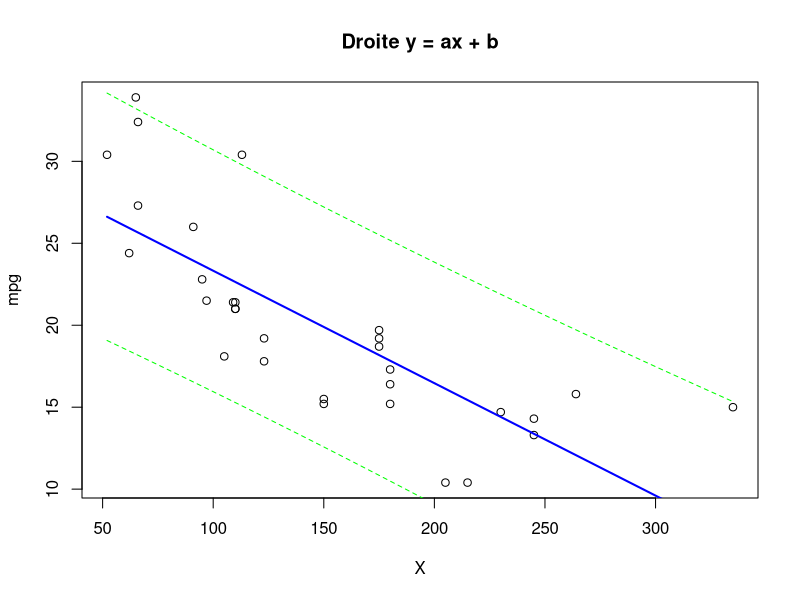
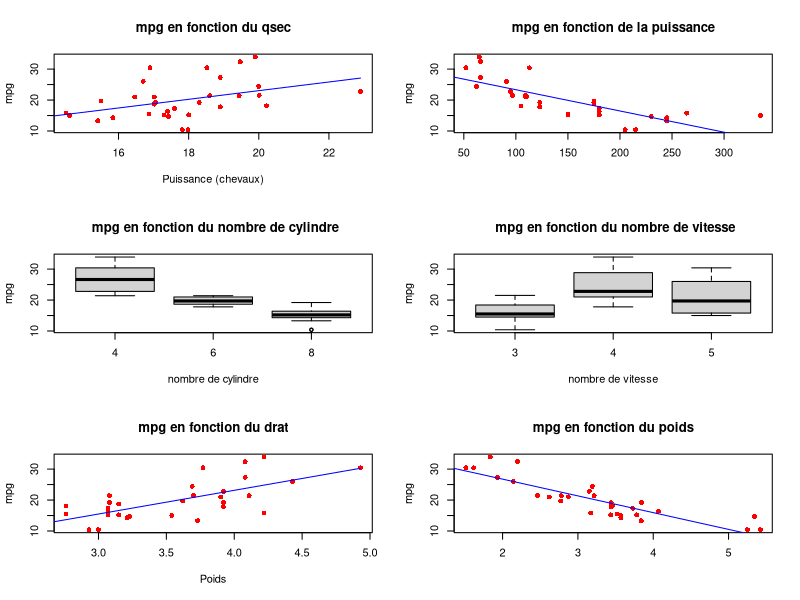
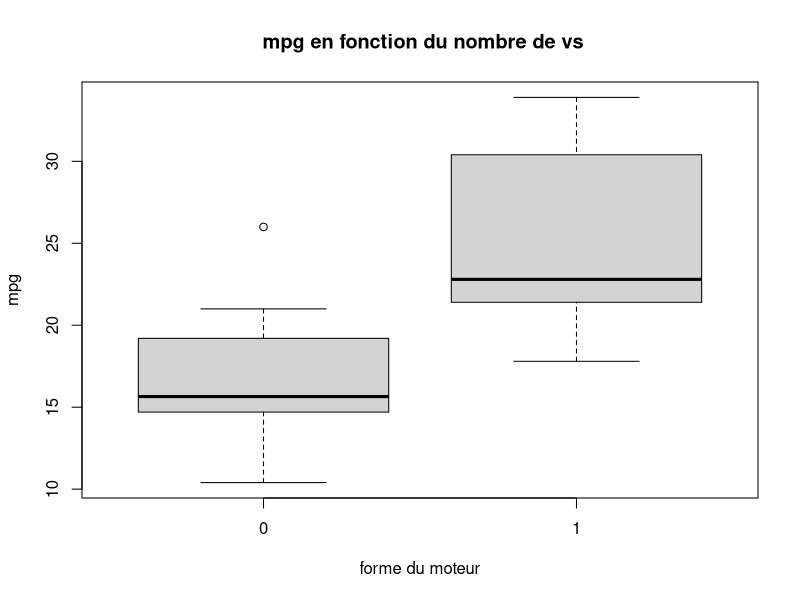
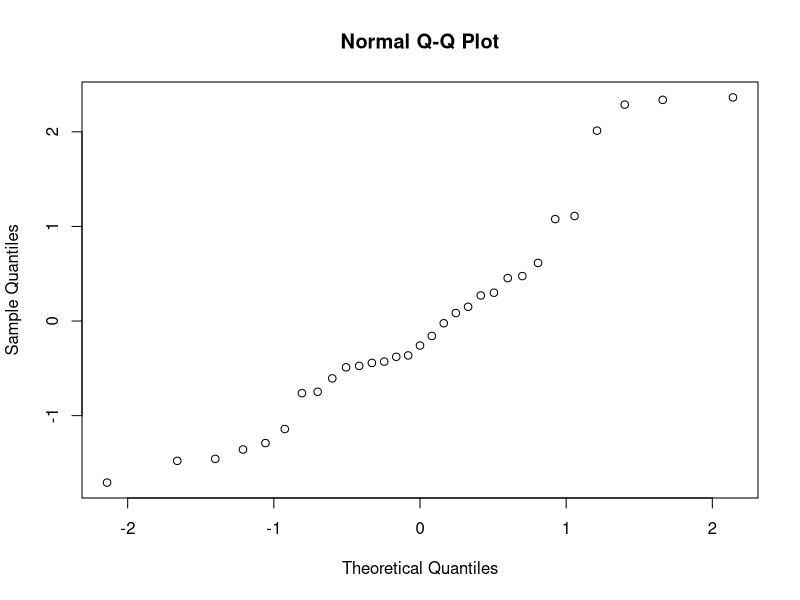
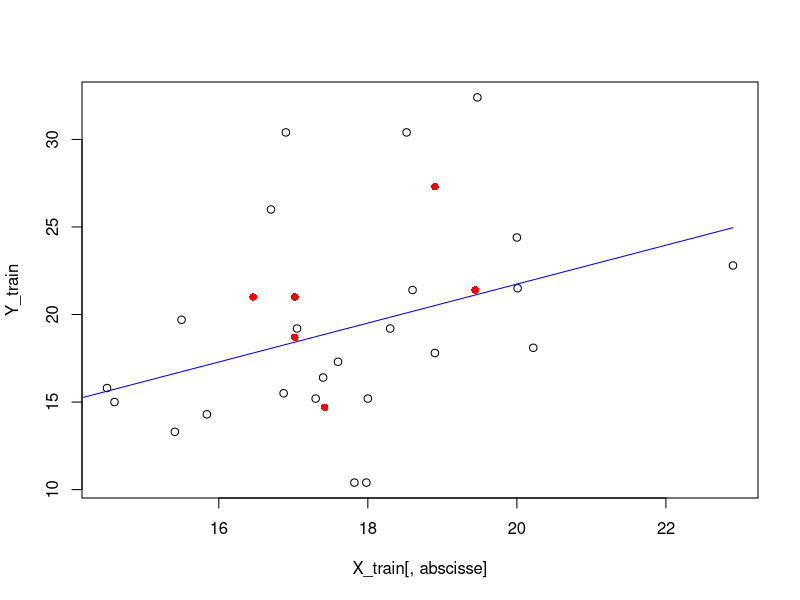
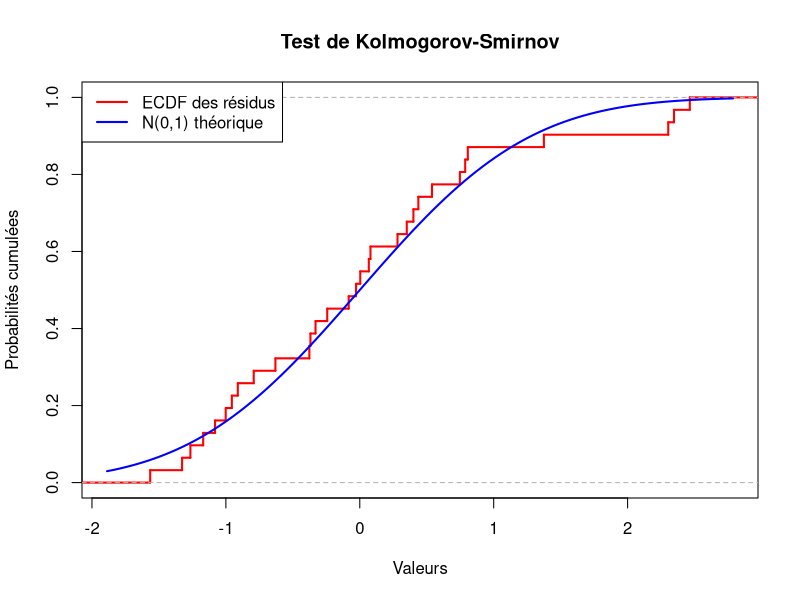
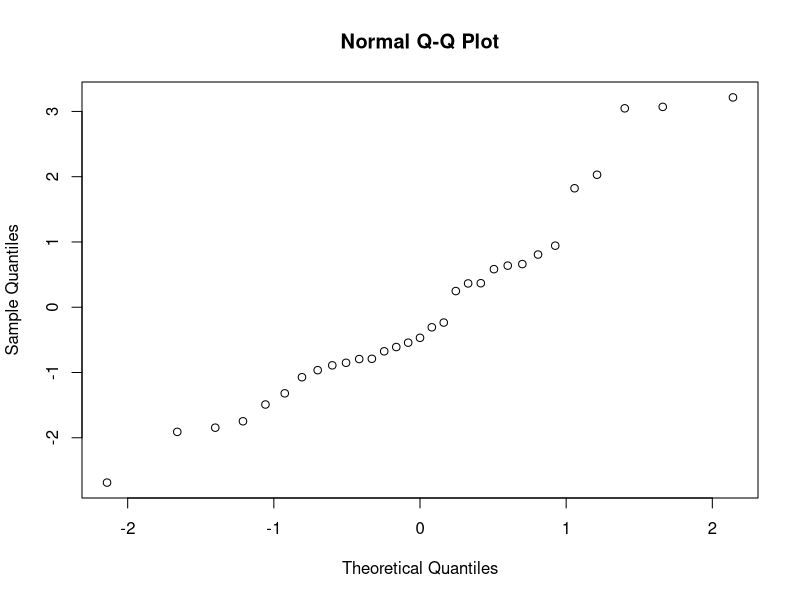

Recreate these plots in R, in order. (Note: this script raises an error after producing the figures.)

#Création de la base de donnée selon l'énoncé

A = mtcars
F1 = as.factor(A[, 8])
A[, 8] = F1
set.seed(3)
set.seed(3 * floor(100 * runif(1, 0, 3)))
set1 = sample(1:32, 1)
B = A[-set1, ]
Y = B[, 1]  #ordonnée mpg
u = 1:11
v = u[-c(1, 8, 9)]
set2 = c(8, sample(v, 6, replace = FALSE))
X = B[, set2]





#Création des deux fonction permettant de trouver les coéfficient de la régression linéaire (simple et multiple)
#Implémentation des formules du cours
LR_simple = function(X, Y) {
  n = length(X[, 1])
  Xn = sum(X) / n
  Yn = sum(Y) / n
  a = (sum(X * Y) - n * Xn * Yn) / sum((X - Xn)^2)
  b = Yn - a * Xn
  return (c(b, a))
}

LR_mat = function(X, Y) {
  #X * C = Y on cherche C =  (X'*X)-1 * X' * Y
  ordonnéeOrigine = rep(1, length(X[, 1]))
  X = cbind(ordonnéeOrigine, X)
  if(is.matrix(X)==FALSE || is.numeric(X)==FALSE){
    X = as.matrix(sapply(X, as.numeric))
  }
  print(X)
  C = solve(t(X) %*% X) %*% t(X) %*% Y
  return (C)
}


V = LR_simple(X[3], Y) #Récuration des coefficients a et b de la régression linéire par rapport à la modalité n°3
# Transformation de la data frame X en matrice Xmat sans la première colone qui est vs qui représente la 
# forme du moteur et qui est une donnée qualitative binaire
Xmat = as.matrix(sapply(X, as.numeric))
Xmat = Xmat[,-1] 
x = Xmat[, 2]

xmoy = mean(x)
ymoy = mean(Y)
n = length(x)
a = V[2]
b = V[1]
Ye = V[2] * x + V[1] # Calcul de l'estimation de Y à l'aide des deux coefficients obtenus avec la fonction LR_simple
R2 = 1 - (sum((Ye - Y) * (Ye - Y))) / (sum((Y - ymoy) * (Y - ymoy))) #Implémentation de la formule du coefficient de détermination
R2
summary(lm(Y ~ x)) #vérification que le coefficient est bien le même que celui calculé par la fonction de R




# Ici nous allons affiché les points de notre tableau ainsi que la droite y = ax+b

plot(x,
     Y,
     xlab = "X",
     ylab = "mpg",
     main = "Droite y = ax + b")
x_vals = seq(min(x), max(x), length.out = 100)
y_vals = a * x_vals + b
lines(x_vals, y_vals, col = "blue", lwd = 2)


#Introduction de Xnew afin d'afficher l'intervale de confiance, qui sera ici de 95% donc alpha = 0.05

xnew = seq(min(x), max(x), length.out = length(x_vals))
vect = a * xnew + b
top = (xnew - xmoy)^2
buttom = sum((x - xmoy)^2)
t = 2.045 #loi de student pour t_0.975,30
sigma2 = sum((Y - Ye)^2) / n - 2
errpredict = sqrt(sigma2) * sqrt(1 + 1 / n + top / buttom)
bornesup = vect + t * errpredict
borneinf = vect - t * errpredict
lines(x_vals, borneinf, col = "green", lty = "dashed")
lines(x_vals, bornesup, col = "green", lty = "dashed")





#Ici on va afficher tous les modéles de régression linéaire 

Xplot = X[,-1]
Xplot
par(mfrow=c(3,2))
titres = c("mpg en fonction du qsec","mpg en fonction de la puissance","","","mpg en fonction du drat","mpg en fonction du poids")
abstitres = c("Puissance (chevaux)","","","Ratio du pont arrière","Poids")
for(i in 1:6){
  if (i==3){
    ind1 = which(Xplot[,3]==4)
    ind2 = which(Xplot[,3]==6)
    ind3 = which(Xplot[,3]==8)
    Y1 = Y[ind1]
    Y2 = Y[ind2]
    Y3 = Y[ind3]
    boxplot(Y1,Y2,Y3,names = c("4","6","8"),main = " mpg en fonction du nombre de cylindre", ylab = "mpg",xlab = "nombre de cylindre")
  }
  else if (i==4){
    ind1 = which(Xplot[,4]==3)
    ind2 = which(Xplot[,4]==4)
    ind3 = which(Xplot[,4]==5)
    Y1 = Y[ind1]
    Y2 = Y[ind2]
    Y3 = Y[ind3]
    boxplot(Y1,Y2,Y3,names = c("3","4","5"),main = " mpg en fonction du nombre de vitesse", ylab = "mpg",xlab = "nombre de vitesse")
    
  }

  
  
  else{
    coeff = LR_simple(Xplot[i],Y)
    coeff
    plot(Xplot[,i],Y,col="red",pch=16,ylab = "mpg",main = titres[i],xlab=abstitres[i])
    x=c(min(Xplot[,i]),max(Xplot[,i]),0.1)
    y=coeff[1] + coeff[2]*x
    lines(x,y,col="blue")
  }
}

par(mfrow=c(1,1))

ind1 = which(X[,1]==0)
ind2 = which(X[,1]==1)
Y1 = Y[ind1]
Y2 = Y[ind2]
boxplot(Y1,Y2,names = c("0","1"),main = " mpg en fonction du nombre de vs", ylab = "mpg",xlab = "forme du moteur")
  


# Création de la matrice X du cours permettant de valider l'hypothèse du bruit suivant les formules du diapo

par(mfrow=c(1,1))
ordonnéeOrigine = rep(1, length(X[, 1]))
Hmat = cbind(ordonnéeOrigine, x)
Hmat = Hmat %*% solve((t(Hmat) %*% Hmat)) %*% t(Hmat)
h = diag(Hmat)
h
sigma2 = sum((Y - Ye)^2) / n - 2
errsd = (Y - Ye) / (sqrt(sigma2) * sqrt((1 - h)))

errsd
qqnorm(errsd) # Tracé de erreurs en norme QQ, on doit avoir une courbe ressemblant à la fonction de répartition d'une Loi normale de paramètre (0,1)


# Ici on va ajouter des nouvelle donnée pour voir si notre modèle linéaire marche (prévision d'une nouvelle valeur)

Xmat2 = X
Xmat2
abscisse=2
n = length(Xmat2[,1])
indices = sample(1:n  , size = 0.8 * n) #permet de séparer la base de donnée en 80% train et 20% test
X_train = Xmat2[indices,]
X_test = Xmat2[-indices,]
Y_train = Y[indices]
Y_test = Y[-indices]
coeff = LR_simple(X_train[abscisse],Y_train)
Ye = coeff[1] + coeff[2]*Xmat
plot(X_train[,abscisse],Y_train)
x=c(min(X_train[,abscisse]),max(X_train[,abscisse]),0.1)
y=coeff[1] + coeff[2]*x
lines(x,y,col="blue")
points(X_test[,abscisse],Y_test,col="red",pch=16)

#Calul de la moyenne de l'erreur 
mean_absolute_error = sum(abs(Y_test - coeff[2]*X_test[,abscisse] - coeff[1]))/(n*0.2)
mean_squared_error = sum((Y_test - coeff[2]*X_test[,abscisse] - coeff[1])^2)/(n*0.2)  #risque empirique Rn
mean_absolute_error
mean_squared_error



# Validation de l'hypothèse du bruit par le teste de Kolmogorov-Smirnov

summary(lm(Y ~ X[,7]))
valuer = lm(Y ~ X[,7])
residu = rstudent((valuer))
plot(ecdf(residu), main = "Test de Kolmogorov-Smirnov",
     ylab = "Probabilités cumulées", xlab = "Valeurs",
     col = "red", lwd = 2,verticals = TRUE,do.points = FALSE)
curve(pnorm(x), add = TRUE, col = "blue", lwd = 2)
legend("topleft", legend = c("ECDF des résidus", "N(0,1) théorique"),
       col = c("red", "blue"), lwd = 2)






#########################################################################################################"

# Régression linéaire multiple
par(mfrow=c(1,1))

C = LR_mat(X, Y) # Coefficients pour les variables explicatives
n = length(X[, 6])
Xmat = as.matrix(sapply(X, as.numeric))
ymoy = mean(Y)
Ye = Xmat %*% C[-1] + C[1] #Estimation de Y en enlevant la variable vs 

# Calcul de R2 et R2 ajusté et vérification des résultats obtenus
R2 = 1 - (sum((Ye - Y) * (Ye - Y))) / (sum((Y - ymoy) * (Y - ymoy)))
R2a = 1 - (n - 1) * (1 - R2) / (n - qr(Xmat)$rank)
summary(lm(Y ~ Xmat))

# Création de la matrice X du cours permettant de valider l'hypothèse du bruit suivant les formules du diapo
ordonnéeOrigine = rep(1, length(Xmat[, 1]))
Hmat = cbind(ordonnéeOrigine, Xmat)
Hmat = Hmat %*% solve((t(Hmat) %*% Hmat)) %*% t(Hmat)
h = diag(Hmat)
sigma2 = sum((Y - Ye)^2) / n - 2
errsd = (Y - Ye) / (sqrt(sigma2) * sqrt((1 - h)))
qqnorm(errsd)


#Ci-dessous le code permettant d'obtenir les courbes de R2 et R2 ajusté en fonction du nombre de variable explicative
par(mfrow=c(1,1))
XmatR = as.matrix(sapply(X[-1], as.numeric))
adjR=leaps(XmatR,Y,method=c("adjr2"))# On récupère le tableau de r2 ajusté et r2 avec la fonction leaps 
R=leaps(XmatR,Y,method=c("r2"))
sizes = R$size
adjr2 = adjR$adjr2
r2 = R$r2

best_r2_size = tapply(r2 , sizes , max)
best_adjr2_size = tapply(adjr2 , sizes , max)

plot(seq(2,7,1),best_r2_size,
     xlim=c(1,7),
     ylim=c(min(best_r2_size),max(best_r2_size)),
     col="blue",type="l",
     xlab="Nombres de variable explicative",
     ylab="R squared",
     main ="Graphique représentant R2 et R2 ajusté en fonction du nombre de variables explicatives"
)
lines(seq(2,7,1),best_adjr2_size,col="red")
legend("topleft",legend=c("R2","adjR2"),col = c("blue", "red"),lty = 1 )
#Ce qui va nous permettre de faire une sélection de variables
# A l'aide du afjR on va donc pouvoir faire la sélection et le tableau que nous obtenons nous dit que
# ce sont les variables correspondant à qsec, gear et wt qui nous permettent d'obtenir le meilleur R2 ajusté 
# et donc le meilleur modéle linéaire


# Calcul de la moyenne des erreurs pour la régression multiple
coeff = LR_mat(X_train,Y_train)

X_test = as.matrix(sapply(X_test, as.numeric))
mean_absolute_error = sum(abs(Y_test - X_test %*% coeff[-1] - coeff[1]))/(n*0.2)
mean_squared_error = sum((Y_test - X_test %*% coeff[-1] - coeff[1])^2)/(n*0.2) #risque empirique Rn
mean_absolute_error
mean_squared_error

